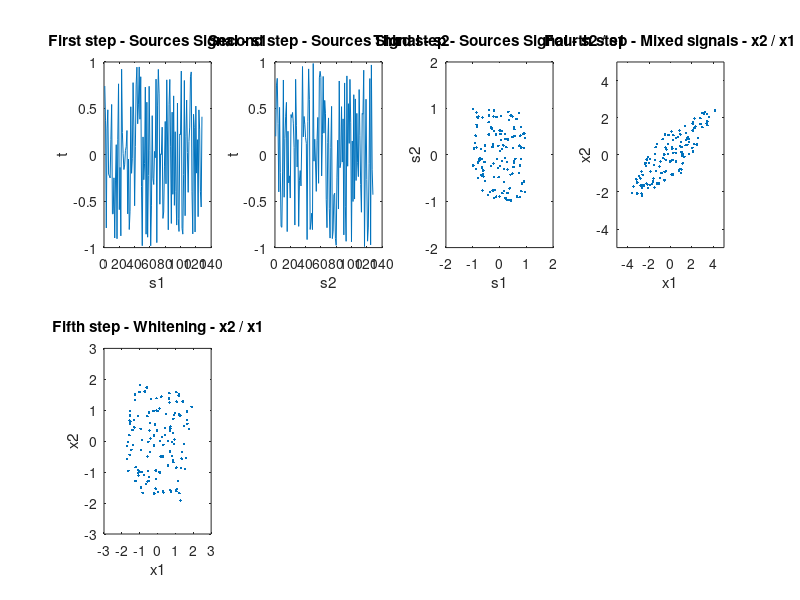

Write MATLAB code to recreate this figure. (Note: this script raises an error after producing the figure.)
% Aluno: Oswaldo Fratini Filho
% ICA study

clear all
close all
format long

% Number of points
N = 128;

% Create source 1 with uniform distribution
s1 = -1 + 2 * rand(N, 1)';

% Create source 2 with uniform distribution
s2 = -1 + 2 * rand(N, 1)';

t = [1:1:size(s2, 2)];

% create new figure
figure('Name', 'ICA Tutorial', 'NumberTitle', 'off', 'units','normalized','outerposition',[0 0 1 1]) 

% first subplot
subplot(2,4,1);
plot(t, s1, '-');
title('First step - Sources Signal - s1');
xlabel('s1');
ylabel('t');

% Second subplot
subplot(2,4,2);
plot(t, s2, '-');
title('Second step - Sources Signal - s2');
xlabel('s2');
ylabel('t');

% Third subplot
subplot(2,4,3);
plot(s1, s2, '.');
title('Third step - Sources Signal - s2 / s1');
xlabel('s1');
ylabel('s2');
axis([-2 2 -2 2]);

% Create source matrix
s = [s1;s2];

% Create mixing matrix
A = [2, 3; 2, 1];

% Create microfone 1 and 2 signals
x = A*s; 

% Fourth subplot
subplot(2,4,4); 
plot(x(1,:), x(2,:), '.');
title('Fourth step - Mixed signals - x2 / x1');
xlabel('x1');
ylabel('x2');
axis([-5 5 -5 5]);

% Centering
ex = mean(x, 2);
x(:,1) = x(:,1) - ex(1);
x(:,2) = x(:,2) - ex(2);

%Whitening
ce = cov(x');
[E, D] = eig(ce); 
wm = E * D^(-1/2) * E';
xhat = wm * x;
cm = cov(xhat');

% Fifth subplot
subplot(2,4,5); 
plot(xhat(1,:), xhat(2,:), '.');
title('Fifth step - Whitening - x2 / x1')
xlabel('x1');
ylabel('x2');
axis([-3 3 -3 3]);

W = fastica(xhat)

tmp1 = W(:,1)'*xhat;
tmp2 = W(:,2)'*xhat;

% Normalized signals divided by maximium value
% Signals potency divided by standard deviation are equal 1 becouse signal
% means equal 0. It isn't true if signals mean is diferent zero.
s1n = s1/std(s1);
s2n = s2/std(s2);
tmp1n = tmp1/std(tmp1);
tmp2n = tmp2/std(tmp2);

% Signals energy
s1ne = sum(abs(s1n).^2);
s2ne = sum(abs(s2n).^2);
tmp1ne = sum(abs(tmp1n).^2);
tmp2ne = sum(abs(tmp2n).^2);

disp(fprintf('Normalized Source 1 Energy = %f', s1ne));
disp(fprintf('Normalized Source 2 Energy = %f', s2ne));
disp(fprintf('Estimated and Normalized Source 1 Energy = %f', tmp1ne));
disp(fprintf('Estimated and Normalized Source 2 Energy = %f', tmp2ne)); 

if abs(s1ne - tmp1ne) < abs(s1ne - tmp2ne)
    se1n = tmp1n;
    se2n = tmp2n;
else
    se1n = tmp2n;
    se2n = tmp1n;
end

% Sixth subplot
subplot(2,4,6); 
plot(t, se1n, '-r');
hold;
plot(t, s1n, '-b');
title('Sixth step - Estimeted and Normalized Source')
xlabel('t');
ylabel('Normalized S1');

% Seventh subplot
subplot(2,4,7); 
plot(t, se2n, '-r');
hold;
plot(t, s2n, '-b');
title('Seventh step - Estimeted and Normalized Source')
xlabel('t');
ylabel('Normalized S2');

% Mean square error

err1 = sum((tmp1n-s1n).^2)/N
err2 = sum((tmp2n-s1n).^2)/N
err3 = sum((tmp1n-s2n).^2)/N
err4 = sum((tmp2n-s2n).^2)/N 


